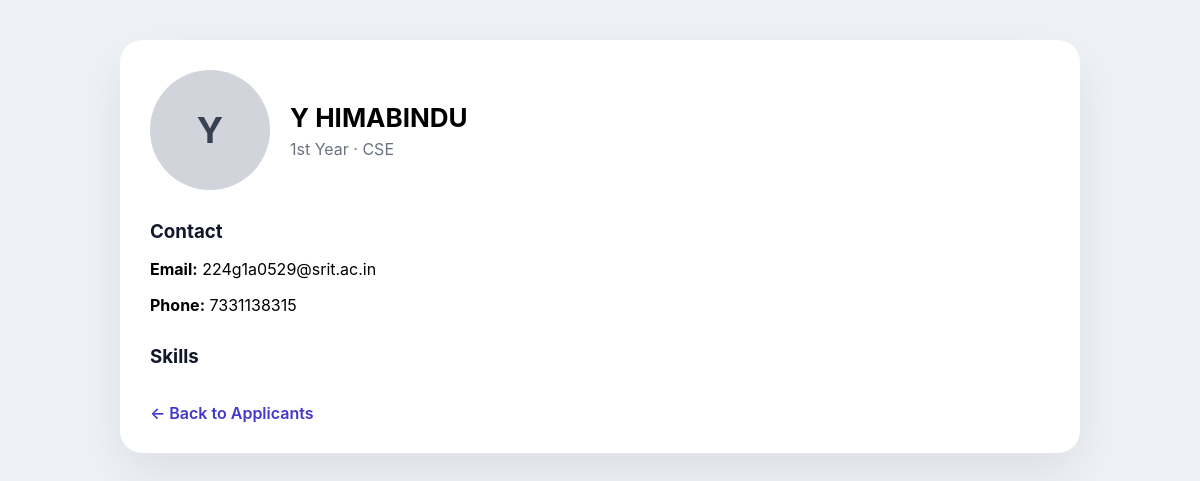
/organization/volunteer/3/profile/ (signed in), run on an earlier commit of the app's database.
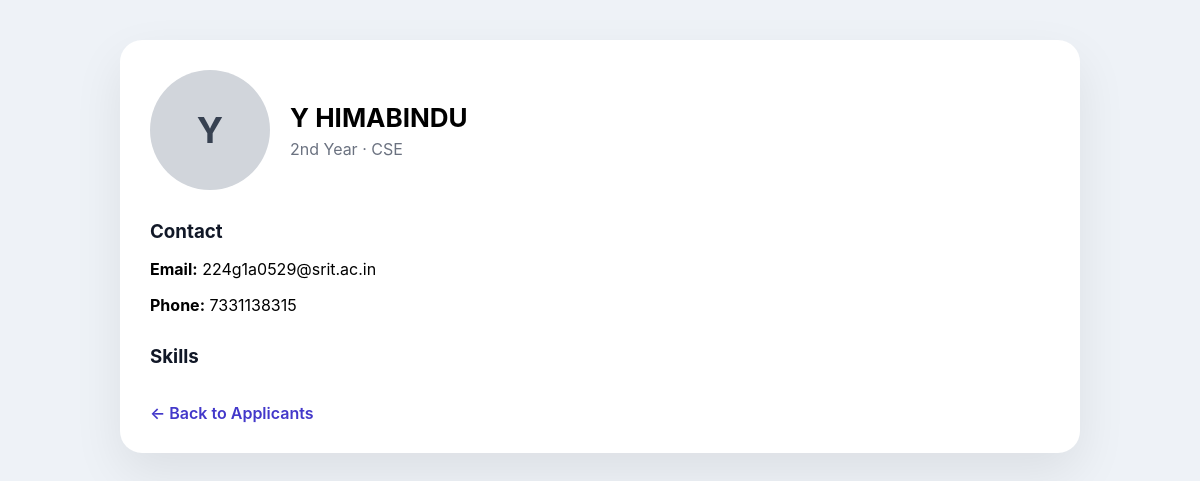
And on a later commit of the database.
### app1/models.py (models this page shows, shortened)
class VolunteerProfile(models.Model):
    user = models.OneToOneField(User, on_delete=models.CASCADE)
    full_name = models.CharField(max_length=100)
    phone = models.CharField(max_length=15)
    student_id = models.CharField(max_length=20)
    department = models.CharField(max_length=20, default="", blank=True)
    year = models.CharField(max_length=20)
    skills = models.TextField(blank=True)
    photo = models.ImageField(upload_to="profiles/", blank=True, null=True)
    cover_photo = models.ImageField(upload_to="covers/", blank=True, null=True)
    rating = models.FloatField(default=0)
    attendance = models.IntegerField(default=0)

class User(AbstractUser):
    ROLE_CHOICES = (
        ('ADMIN', 'Admin'),
        ('VOLUNTEER', 'Volunteer'),
        ('ORGANIZATION', 'Organization'),
    )
    role = models.CharField(max_length=20, choices=ROLE_CHOICES)

### app1/views.py (the view)
# urls.py: path('organization/volunteer/<int:volunteer_id>/profile/', views.org_view_volunteer_profile, name='org_view_volunteer_profile'),
@login_required
def org_view_volunteer_profile(request, volunteer_id):
    if request.user.role != "ORGANIZATION":
        return redirect("login")
    volunteer = get_object_or_404(
        VolunteerProfile,
        id=volunteer_id
    )
    return render(
        request,
        "organization/volunteer_profile_view.html",
        {
            "volunteer": volunteer
        }
    )

### app1/templates/organization/volunteer_profile_view.html (shortened to what this page needs)
<!DOCTYPE html>
<html lang="en">
<head>
</head>
<body>
<div class="card">
    <div class="header">
        <div class="avatar">
            {{ volunteer.full_name|slice:":1" }}
        </div>
        <div>
            <div class="name">{{ volunteer.full_name }}</div>
            <div class="meta">
                {{ volunteer.year }} · {{ volunteer.department }}
            </div>
        </div>
    </div>
    <div class="section">
        <h3>Contact</h3>
        <p><b>Email:</b> {{ volunteer.user.email }}</p>
        <p><b>Phone:</b> {{ volunteer.phone }}</p>
    </div>
    <div class="section">
        <h3>Skills</h3>
    </div>
    <a href="javascript:history.back()" class="back">← Back to Applicants</a>
</div>
</body>
</html>

What changed in the data, as far as the page shows it:
changed VolunteerProfile "Y HIMABINDU": year "1st Year" → "2nd Year"
